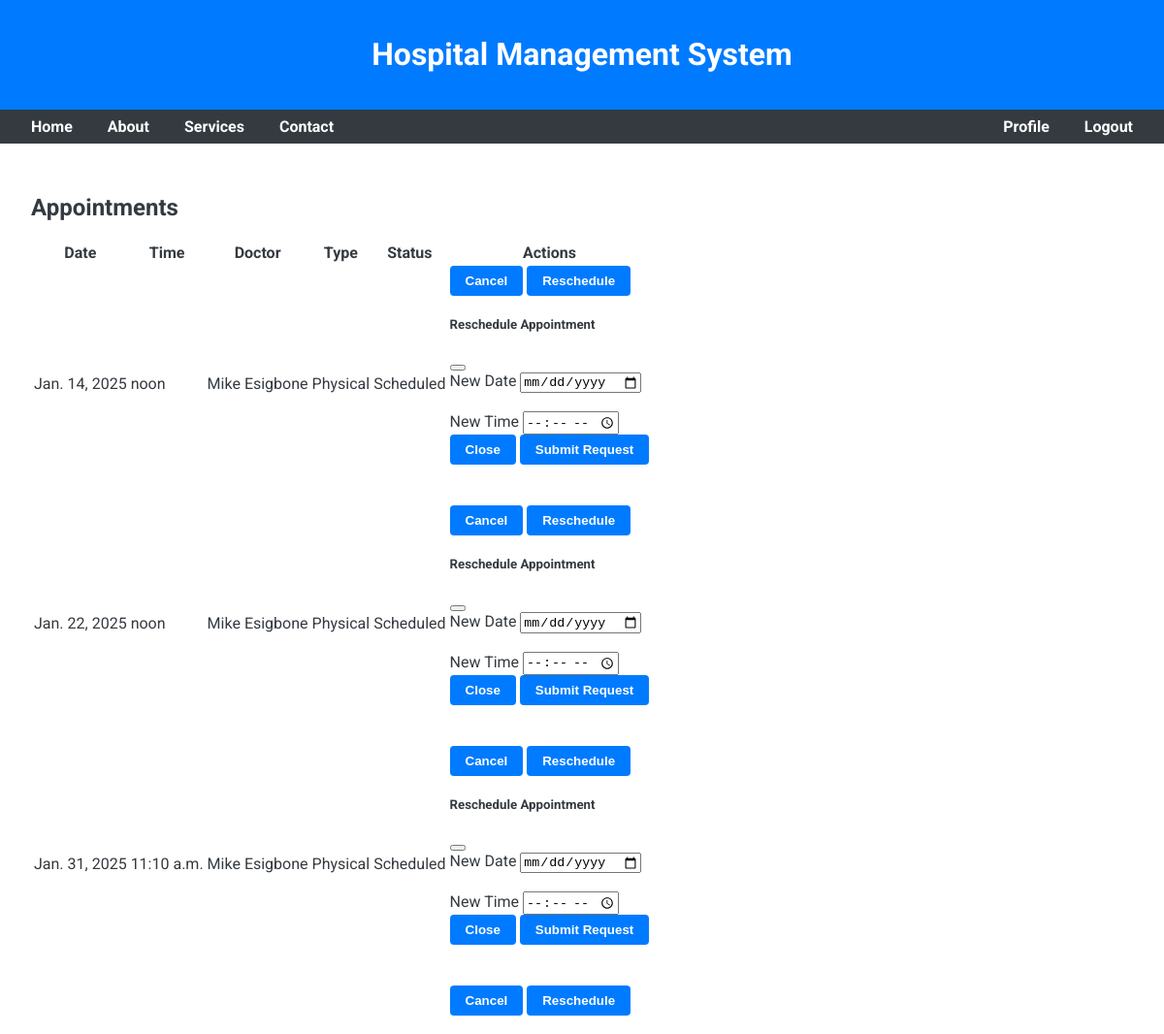
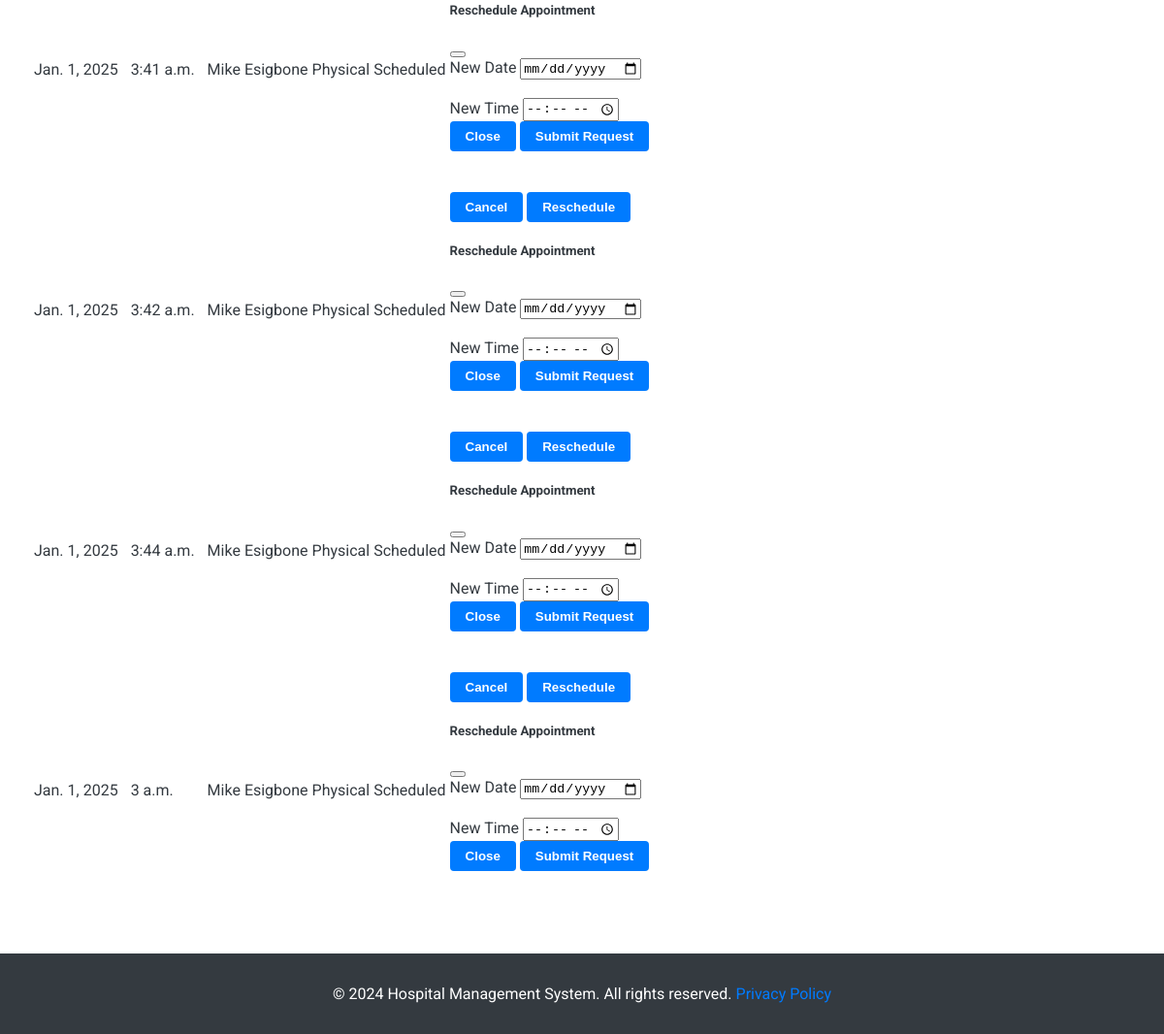
Page /appointments/list/ (signed in) on the committed database (2 pictures, top to bottom).
### appointments/models.py (models this page shows, shortened)
class Appointment(models.Model):
    CONSULTATION_TYPE_CHOICES = [
        ('Physical', 'Physical'),
        ('Virtual', 'Virtual'),
    ]
    STATUS_CHOICES = [
        ('Scheduled', 'Scheduled'),
        ('Cancelled', 'Cancelled'),
        ('Rescheduled', 'Rescheduled'),
    ]
    patient = models.ForeignKey(Patient, on_delete=models.CASCADE, related_name='appointment_patient')
    doctor = models.ForeignKey(Staff, on_delete=models.CASCADE, limit_choices_to={'role': 'doctor'})
    date = models.DateField()
    time = models.TimeField()
    reason = models.TextField()
    is_confirmed = models.BooleanField(default=False)
    consultation_type = models.CharField(max_length=50, choices=CONSULTATION_TYPE_CHOICES, default='Physical')
    status = models.CharField(max_length=20, choices=STATUS_CHOICES, default='Scheduled')
    reschedule_request_date = models.DateField(null=True, blank=True)
    reschedule_request_time = models.TimeField(null=True, blank=True)

### staff/models.py (models this page shows, shortened)
class Staff(models.Model):
    ROLE_CHOICES = (
        ('doctor', 'Doctor'),
        ('nurse', 'Nurse'),
        ('admin', 'Administrator'),
    )
    user = models.OneToOneField(User, on_delete=models.CASCADE, related_name="staff_profile")
    role = models.CharField(max_length=20, choices=ROLE_CHOICES)
    specialty = models.CharField(max_length=100, blank=True, null=True)  # Only for doctors
    phone_number = models.CharField(max_length=15)
    profile_picture = models.ImageField(upload_to='profile_pics/', blank=True, null=True)

### appointments/views.py (the view, shortened to what this page needs)
# urls.py: path('list/', appointment_list, name='appointment_list'),
@login_required
def appointment_list(request):
    appointments = Appointment.objects.filter(patient=request.user.Patient)
    return render(request, 'appointments/appointment_list.html', {'appointments': appointments})

### Templates/appointments/appointment_list.html (shortened to what this page needs)
{% extends 'patients/base.html' %}
{% block content %}
<div class="container my-5">
    <h2 class="text-center text-primary mb-4">Appointments</h2>
    {% if appointments.exists %}
        <table class="table table-striped">
            <thead>
                <tr>
                    <th scope="col">Date</th>
                    <th scope="col">Time</th>
                    <th scope="col">Doctor</th>
                    <th scope="col">Type</th>
                    <th scope="col">Status</th>
                    <th scope="col">Actions</th>
                </tr>
            </thead>
            <tbody>
                {% for appointment in appointments %}
                <tr>
                    <td>{{ appointment.date }}</td>
                    <td>{{ appointment.time }}</td>
                    <td>{{ appointment.doctor.user.username }}</td>
                    <td>{{ appointment.consultation_type }}</td>
                    <td>{{ appointment.get_status_display }}</td>
                    <td>
                        {% if appointment.status == 'Scheduled' %}
                            <form method="POST" action="{% url 'appointments:appointment_list' %}">
                                <button type="submit" name="action" value="cancel" class="btn btn-danger btn-sm">Cancel</button>
                                <button type="button" class="btn btn-warning btn-sm" data-bs-toggle="modal" data-bs-target="#rescheduleModal-{{ appointment.id }}">Reschedule</button>
                            </form>
                            <div class="modal fade" id="rescheduleModal-{{ appointment.id }}" tabindex="-1" aria-labelledby="rescheduleModalLabel" aria-hidden="true">
                                <div class="modal-dialog">
                                    <div class="modal-content">
                                        <form method="POST" action="{% url 'appointments:appointment_list' %}">
                                            <div class="modal-header">
                                                <h5 class="modal-title" id="rescheduleModalLabel">Reschedule Appointment</h5>
                                                <button type="button" class="btn-close" data-bs-dismiss="modal" aria-label="Close"></button>
                                            </div>
                                            <div class="modal-body">
                                                <div class="mb-3">
                                                    <label for="new_date" class="form-label">New Date</label>
                                                    <input type="date" name="new_date" class="form-control" required>
                                                </div>
                                                <br>
                                                <div class="mb-3">
                                                    <label for="new_time" class="form-label">New Time</label>
                                                    <input type="time" name="new_time" class="form-control" required>
                                                </div>
                                            </div>
                                            <div class="modal-footer">
                                                <button type="button" class="btn btn-secondary" data-bs-dismiss="modal">Close</button>
                                                <button type="submit" name="action" value="reschedule" class="btn btn-primary">Submit Request</button>
                                            <br> <br> <br>
                                            </div>
                                        </form>
                                    </div>
                                </div>
                            </div>
                        {% endif %}
                    </td>
                </tr>
                {% endfor %}
            </tbody>
        </table>
    {% else %}
        <div class="alert alert-warning text-center" role="alert">
            No appointments available.
        </div>
    {% endif %}
</div>
<br> <br> <br>
{% endblock %}

### Templates/patients/base.html (style rules this page uses)
body { font-family: 'Roboto', sans-serif; margin: 0; padding: 0; background-color: #f8f9fa; color: #343a40; }
.btn { display: inline-block; padding: 0.5rem 1rem; background-color: #007bff; color: #fff; border: none; border-radius: 4px; text-decoration: none; font-weight: 700; }

### rows in the picture
Appointment: date "Jan. 14, 2025", time "noon", doctor.user.username "Mike Esigbone", consultation_type "Physical", status "Scheduled"
Appointment: date "Jan. 22, 2025", time "noon", doctor.user.username "Mike Esigbone", consultation_type "Physical", status "Scheduled"
Appointment: date "Jan. 31, 2025", time "11:10 a.m.", doctor.user.username "Mike Esigbone", consultation_type "Physical", status "Scheduled"
Appointment: date "Jan. 1, 2025", time "3:41 a.m.", doctor.user.username "Mike Esigbone", consultation_type "Physical", status "Scheduled"
Appointment: date "Jan. 1, 2025", time "3:42 a.m.", doctor.user.username "Mike Esigbone", consultation_type "Physical", status "Scheduled"
Appointment: date "Jan. 1, 2025", time "3:44 a.m.", doctor.user.username "Mike Esigbone", consultation_type "Physical", status "Scheduled"
Appointment: date "Jan. 1, 2025", time "3 a.m.", doctor.user.username "Mike Esigbone", consultation_type "Physical", status "Scheduled"

### other values in the picture
{{ year|default:2024 }} "2024"
